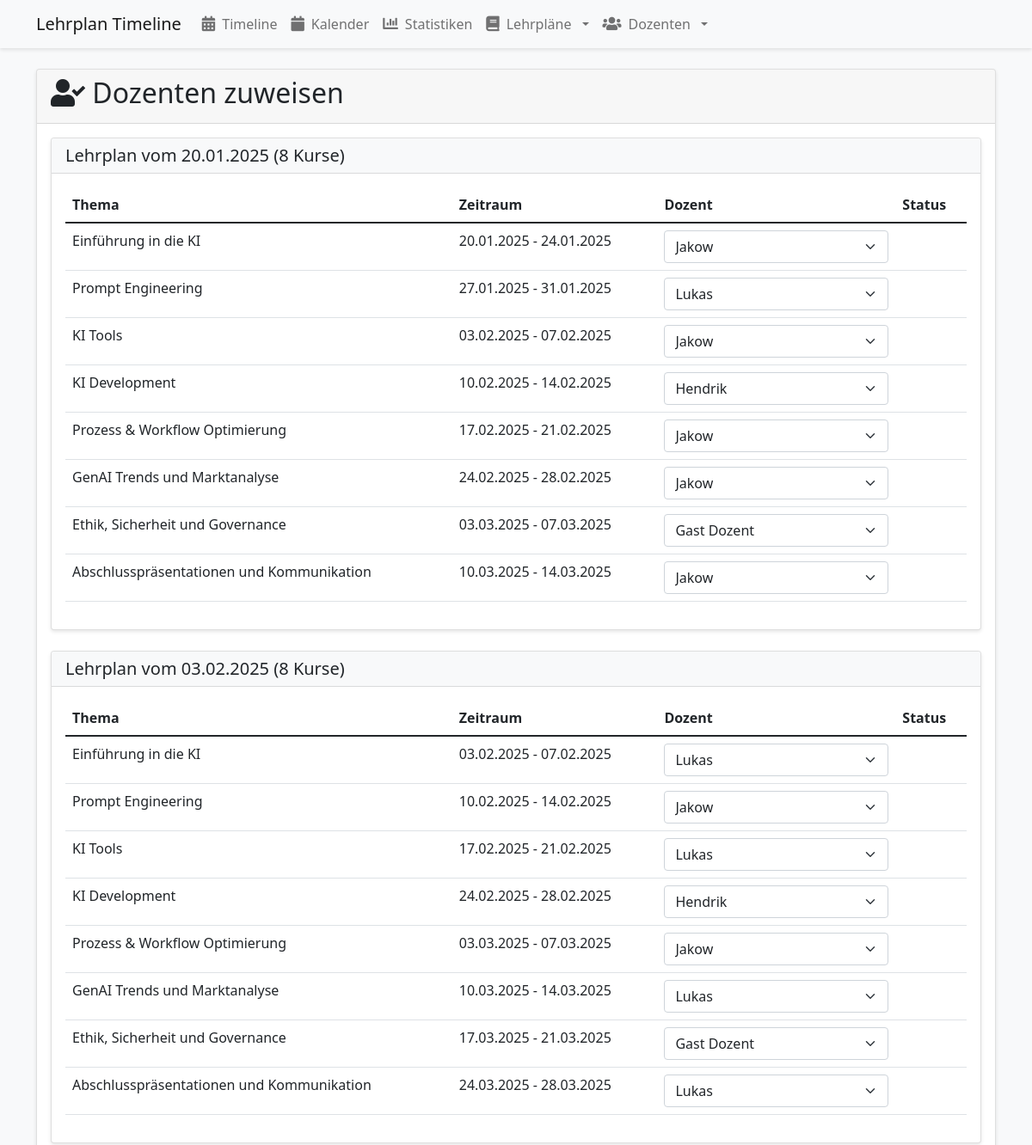
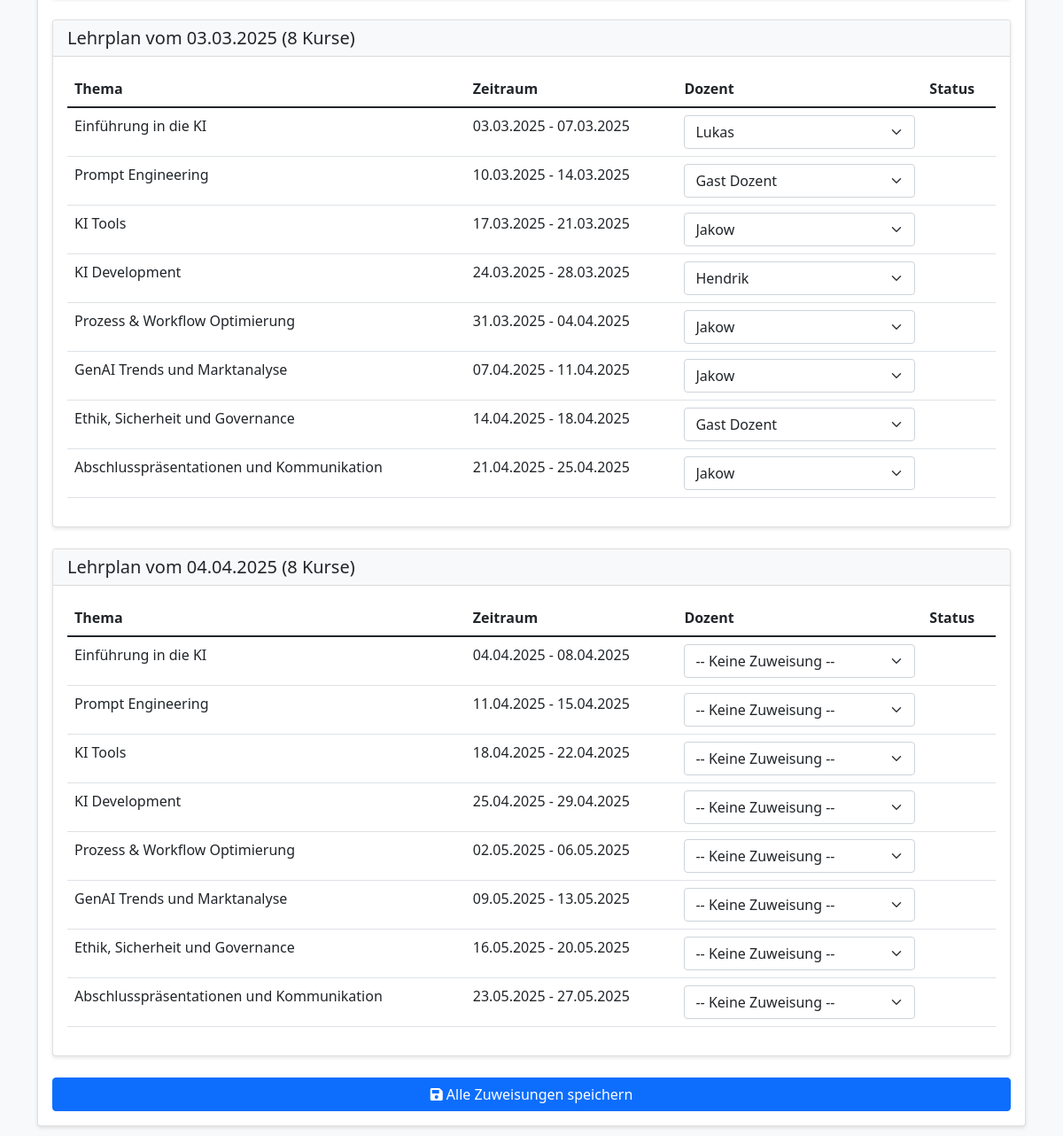
Screenshot of /assign with the database file from the repository (2 pictures, top to bottom).
### app/models.py (models this page shows)
class Course(db.Model):
    id = db.Column(db.Integer, primary_key=True)
    topic = db.Column(db.String(200), nullable=False)
    start_date = db.Column(db.DateTime, nullable=False)
    end_date = db.Column(db.DateTime, nullable=False)
    lecturer_id = db.Column(db.Integer, db.ForeignKey('lecturer.id'), nullable=True)
    lecturer = db.relationship('Lecturer', backref='courses')
    curriculum_id = db.Column(db.String(36), nullable=False)  # Gruppierung zusammengehöriger Kurse
    active = db.Column(db.Boolean, default=False)  # Neu: Flag für Timeline-Sichtbarkeit

class Lecturer(db.Model):
    id = db.Column(db.Integer, primary_key=True)
    name = db.Column(db.String(100), nullable=False)
    color = db.Column(db.String(7), nullable=True)  # Für Hex-Farbcodes wie #FF5733
    assignments = db.relationship('Assignment', backref='lecturer', lazy=True)
    availabilities = db.relationship('Availability', backref='lecturer', lazy=True)

### app/routes.py (the view, shortened to what this page needs)
@main.route('/assign', methods=['GET', 'POST'])
def assign():
    curricula = db.session.query(
        Course.curriculum_id,
        db.func.min(Course.start_date).label('start_date'),
        db.func.count(Course.id).label('course_count')
    ).group_by(Course.curriculum_id)\
     .order_by('start_date')\
     .all()
    courses = db.session.query(Course).order_by(Course.start_date).all()
    lecturers = db.session.query(Lecturer).all()
    conflicts = {}
    for course in courses:
        if course.lecturer_id:
            conflicts[course.id] = []
            for other_course in courses:
                if (other_course.id != course.id and
                    other_course.lecturer_id == course.lecturer_id and
                    other_course.start_date < course.end_date and
                    other_course.end_date > course.start_date):
                    conflicts[course.id].append(other_course)
    return render_template('assign.html',
                         curricula=curricula,
                         courses=courses,
                         lecturers=lecturers,
                         conflicts=conflicts)

### app/templates/assign.html (shortened to what this page needs)
{% extends "base.html" %}
{% block content %}
<div class="row">
    <div class="col-12">
        <div class="card">
            <div class="card-header">
                <h2><i class="fas fa-user-check"></i> Dozenten zuweisen</h2>
            </div>
            <div class="card-body">
                {% if curricula %}
                <form method="post" id="assignForm">
                    {% for curriculum in curricula %}
                    <div class="card mb-4">
                        <div class="card-header bg-light">
                            <h5 class="mb-0">
                                Lehrplan vom {{ curriculum.start_date.strftime('%d.%m.%Y') }}
                                ({{ curriculum.course_count }} Kurse)
                            </h5>
                        </div>
                        <div class="card-body">
                            <div class="table-responsive">
                                <table class="table">
                                    <thead>
                                        <tr>
                                            <th>Thema</th>
                                            <th>Zeitraum</th>
                                            <th>Dozent</th>
                                            <th>Status</th>
                                        </tr>
                                    </thead>
                                    <tbody>
                                        {% for course in courses if course.curriculum_id == curriculum.curriculum_id %}
                                        <tr>
                                            <td>{{ course.topic }}</td>
                                            <td>
                                                {{ course.start_date.strftime('%d.%m.%Y') }} -
                                                {{ course.end_date.strftime('%d.%m.%Y') }}
                                            </td>
                                            <td>
                                                <select class="form-select lecturer-select"
                                                        name="assignments[]"
                                                        data-course-id="{{ course.id }}"
                                                        data-start="{{ course.start_date.isoformat() }}"
                                                        data-end="{{ course.end_date.isoformat() }}">
                                                    <option value="{{ course.id }}:0"
                                                            {% if not course.lecturer_id %}selected{% endif %}>
                                                        -- Keine Zuweisung --
                                                    </option>
                                                    {% for lecturer in lecturers %}
                                                    <option value="{{ course.id }}:{{ lecturer.id }}"
                                                            {% if course.lecturer_id == lecturer.id %}selected{% endif %}
                                                            data-color="{{ lecturer.color }}">
                                                        {{ lecturer.name }}
                                                    </option>
                                                    {% endfor %}
                                                </select>
                                            </td>
                                            <td class="conflict-status">
                                            </td>
                                        </tr>
                                        {% endfor %}
                                    </tbody>
                                </table>
                            </div>
                        </div>
                    </div>
                    {% endfor %}
                    <div class="d-grid gap-2">
                        <button type="submit" class="btn btn-primary">
                            <i class="fas fa-save"></i> Alle Zuweisungen speichern
                        </button>
                    </div>
                </form>
                {% else %}
                <div class="alert alert-info">
                    <h5><i class="fas fa-info-circle"></i> Keine Lehrpläne vorhanden</h5>
                    <p>Es wurden noch keine Lehrpläne hochgeladen.
                        <a href="{{ url_for('main.index') }}">Laden Sie einen Lehrplan hoch</a>.</p>
                </div>
                {% endif %}
            </div>
        </div>
    </div>
</div>
{% endblock %}

### app/templates/base.html (shortened to what this page needs)
<!DOCTYPE html>
<html lang="de">
<head>
    <link href="https://cdn.jsdelivr.net/npm/bootstrap@5.1.3/dist/css/bootstrap.min.css" rel="stylesheet">
    <link href="https://cdnjs.cloudflare.com/ajax/libs/font-awesome/5.15.4/css/all.min.css" rel="stylesheet">
    <link rel="stylesheet" href="{{ url_for('static', filename='css/style.css') }}">
</head>
<body>
    <nav class="navbar navbar-expand-lg navbar-light bg-light">
        <div class="container">
            <a class="navbar-brand" href="{{ url_for('main.index') }}">Lehrplan Timeline</a>
            <div class="collapse navbar-collapse" id="navbarNav">
                <ul class="navbar-nav">
                    <li class="nav-item">
                        <a class="nav-link" href="{{ url_for('main.show_timeline') }}">
                            <i class="fas fa-calendar-alt"></i> Timeline
                        </a>
                    </li>
                    <li class="nav-item">
                        <a class="nav-link" href="{{ url_for('main.calendar_view') }}">
                            <i class="fas fa-calendar"></i> Kalender
                        </a>
                    </li>
                    <li class="nav-item">
                        <a class="nav-link" href="{{ url_for('main.statistics_dashboard') }}">
                            <i class="fas fa-chart-bar"></i> Statistiken
                        </a>
                    </li>
                    <li class="nav-item dropdown">
                        <a class="nav-link dropdown-toggle" href="#" id="lehrplanDropdown" role="button" data-bs-toggle="dropdown" aria-expanded="false">
                            <i class="fas fa-book"></i> Lehrpläne
                        </a>
                    </li>
                    <li class="nav-item dropdown">
                        <a class="nav-link dropdown-toggle" href="#" id="dozentenDropdown" role="button" data-bs-toggle="dropdown" aria-expanded="false">
                            <i class="fas fa-users"></i> Dozenten
                        </a>
                    </li>
                </ul>
            </div>
        </div>
    </nav>
    <div class="container mt-4">
        {% block content %}{% endblock %}
    </div>
</body>
</html>

### app/static/css/style.css (style rules this page uses)
body { background-color: #f8f9fa; }
.card { margin-bottom: 20px; box-shadow: 0 2px 4px rgba(0,0,0,0.1); }
.navbar { box-shadow: 0 2px 4px rgba(0,0,0,0.1); margin-bottom: 20px; }
.nav-link { display: flex; align-items: center; gap: 0.5rem; }
.nav-link i { font-size: 1.1rem; }

### rows the page displays
Course: topic "Einführung in die KI", start_date "20.01.2025", end_date "24.01.2025", lecturer+id+start_date "Jakow"
Course: topic "Prompt Engineering", start_date "27.01.2025", end_date "31.01.2025", lecturer+id+start_date "Lukas"
Course: topic "KI Tools", start_date "03.02.2025", end_date "07.02.2025", lecturer+id+start_date "Jakow"
Course: topic "KI Development", start_date "10.02.2025", end_date "14.02.2025", lecturer+id+start_date "Hendrik"
Course: topic "Prozess & Workflow Optimierung", start_date "17.02.2025", end_date "21.02.2025", lecturer+id+start_date "Jakow"
Course: topic "GenAI Trends und Marktanalyse", start_date "24.02.2025", end_date "28.02.2025", lecturer+id+start_date "Jakow"
Course: topic "Ethik, Sicherheit und Governance", start_date "03.03.2025", end_date "07.03.2025", lecturer+id+start_date "Gast Dozent"
Course: topic "Abschlusspräsentationen und Kommunikation", start_date "10.03.2025", end_date "14.03.2025", lecturer+id+start_date "Jakow"
Course: topic "Einführung in die KI", start_date "03.02.2025", end_date "07.02.2025", lecturer+id+start_date "Lukas"
Course: topic "Prompt Engineering", start_date "10.02.2025", end_date "14.02.2025", lecturer+id+start_date "Jakow"
Course: topic "KI Tools", start_date "17.02.2025", end_date "21.02.2025", lecturer+id+start_date "Lukas"
Course: topic "KI Development", start_date "24.02.2025", end_date "28.02.2025", lecturer+id+start_date "Hendrik"
Course: topic "Prozess & Workflow Optimierung", start_date "03.03.2025", end_date "07.03.2025", lecturer+id+start_date "Jakow"
Course: topic "GenAI Trends und Marktanalyse", start_date "10.03.2025", end_date "14.03.2025", lecturer+id+start_date "Lukas"
Course: topic "Ethik, Sicherheit und Governance", start_date "17.03.2025", end_date "21.03.2025", lecturer+id+start_date "Gast Dozent"
Course: topic "Abschlusspräsentationen und Kommunikation", start_date "24.03.2025", end_date "28.03.2025", lecturer+id+start_date "Lukas"
Course: topic "Einführung in die KI", start_date "03.03.2025", end_date "07.03.2025", lecturer+id+start_date "Lukas"
Course: topic "Prompt Engineering", start_date "10.03.2025", end_date "14.03.2025", lecturer+id+start_date "Gast Dozent"
Course: topic "KI Tools", start_date "17.03.2025", end_date "21.03.2025", lecturer+id+start_date "Jakow"
Course: topic "KI Development", start_date "24.03.2025", end_date "28.03.2025", lecturer+id+start_date "Hendrik"
Course: topic "Prozess & Workflow Optimierung", start_date "31.03.2025", end_date "04.04.2025", lecturer+id+start_date "Jakow"
Course: topic "GenAI Trends und Marktanalyse", start_date "07.04.2025", end_date "11.04.2025", lecturer+id+start_date "Jakow"
Course: topic "Ethik, Sicherheit und Governance", start_date "14.04.2025", end_date "18.04.2025", lecturer+id+start_date "Gast Dozent"
Course: topic "Abschlusspräsentationen und Kommunikation", start_date "21.04.2025", end_date "25.04.2025", lecturer+id+start_date "Jakow"
Course: topic "Einführung in die KI", start_date "04.04.2025", end_date "08.04.2025", lecturer+id+start_date "-- Keine Zuweisung --"
Course: topic "Prompt Engineering", start_date "11.04.2025", end_date "15.04.2025", lecturer+id+start_date "-- Keine Zuweisung --"
Course: topic "KI Tools", start_date "18.04.2025", end_date "22.04.2025", lecturer+id+start_date "-- Keine Zuweisung --"
Course: topic "KI Development", start_date "25.04.2025", end_date "29.04.2025", lecturer+id+start_date "-- Keine Zuweisung --"
Course: topic "Prozess & Workflow Optimierung", start_date "02.05.2025", end_date "06.05.2025", lecturer+id+start_date "-- Keine Zuweisung --"
Course: topic "GenAI Trends und Marktanalyse", start_date "09.05.2025", end_date "13.05.2025", lecturer+id+start_date "-- Keine Zuweisung --"
Course: topic "Ethik, Sicherheit und Governance", start_date "16.05.2025", end_date "20.05.2025", lecturer+id+start_date "-- Keine Zuweisung --"
Course: topic "Abschlusspräsentationen und Kommunikation", start_date "23.05.2025", end_date "27.05.2025", lecturer+id+start_date "-- Keine Zuweisung --"

### other values shown
{{ curriculum.start_date.strftime('%d.%m.%Y') }} "20.01.2025" "03.02.2025" "03.03.2025" "04.04.2025"
{{ curriculum.course_count }} "8" "8" "8" "8"
